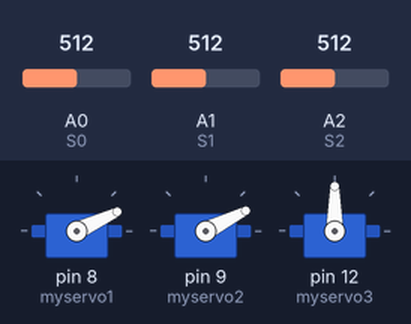
Simulated run of this sketch. Board: Arduino Uno, built with avr-gcc and run on an emulated ATmega328P. On the bench: 3 × servo. Inputs (shaded band) come from the test bench; at power-on: A0 (S0) = 512, A1 (S1) = 512, A2 (S2) = 512.

Above: at 1.4 s.
1.5 s: A0 (S0) set to 716
At 3.3 s:
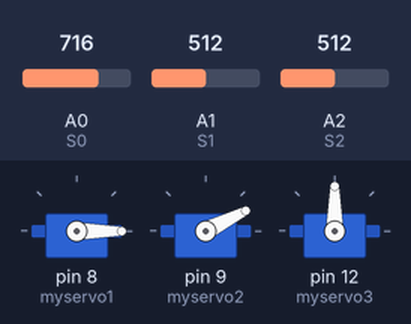
3.7 s: A1 (S1) set to 716
At 5.3 s:
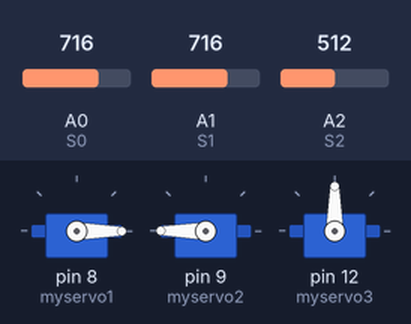
5.6 s: A0 (S0) set to 511
At 7.6 s:
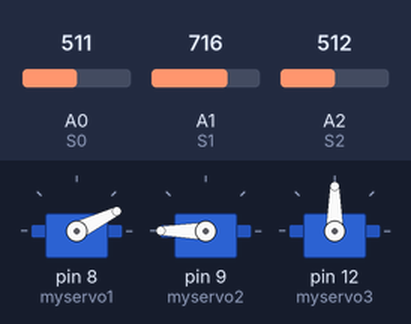
7.9 s: A1 (S1) set to 306
At 8.8 s:
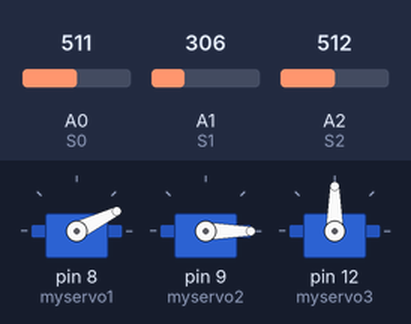
9.8 s: A0 (S0) set to 306
At 11.3 s:
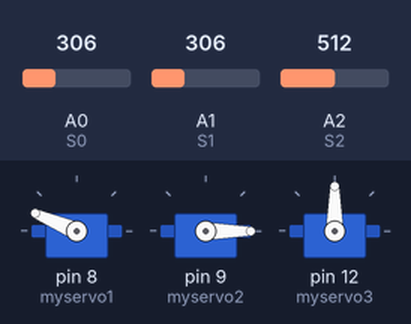
12.1 s: A1 (S1) set to 511
At 13.5 s:
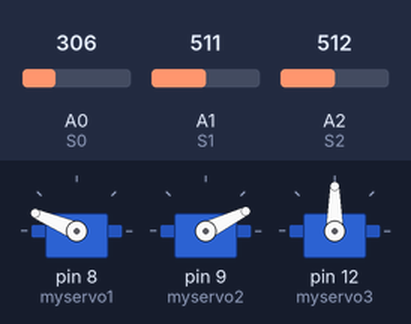
Timing chart, 0 to 15.0 s (numbered marks = the images above; inputs shaded):
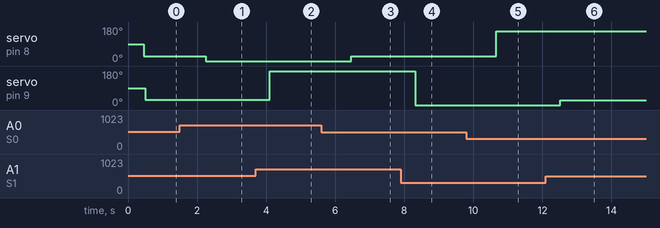

The sketch:

robotic-arm.ino
```cpp
#include <Servo.h>

#define S0 A0    //Sensor Pin S0

#define S1 A1     //Sensor Pin S1

#define S2 A2    //Sensor Pin S2


Servo myservo1;

Servo myservo2;

Servo myservo3;


int sensorValue1 = 0;

int sensorValue2= 0;

int sensorValue3= 0;

int val1, val2, val3;


void setup()

{


 myservo1.attach(8);

 myservo2.attach(9);

 myservo3.attach(12);

}
void loop()

{
//Reading Analog Value

  int sensorValue1 = analogRead(S0);

 delay(150);

 int sensorValue2 = analogRead(S1);

 delay(150);
int sensorValue3 = analogRead(S2);


//Displaying Analog Value

 Serial.print("sensorValue");
  Serial.print("  ");

Serial.print("sensorValue1");
  Serial.print("  ");

  Serial.print("sensorValue2  ");
Serial.print("  ");
 delay(150);

//Action


 val1 = map (sensorValue1, 552, 270, 0, 180);         //mapped values from flexsensor1

 myservo1.write(val1);

 delay(50);


 val2 = map (sensorValue2, 477, 710, 0 , 180);                //mapped values from flexsensor2

  myservo2.write(val2);

 delay(50);

val3 = map (val3, 237, 340, 0 , 180);     //mapped values from flexsensor3

delay(50);
}
```

Measured:
- after the input at 1.5 s, servo on pin 8 (myservo1): 25° → 0° after 0.75 s
- after the input at 3.7 s, servo on pin 9 (myservo2): 27° → 180° after 0.41 s
- after the input at 5.6 s, servo on pin 8 (myservo1): 0° → 26° after 0.86 s
- after the input at 7.9 s, servo on pin 9 (myservo2): 180° → 0° after 0.41 s
- after the input at 9.8 s, servo on pin 8 (myservo1): 26° → 157° after 0.87 s
- after the input at 12.1 s, servo on pin 9 (myservo2): 0° → 26° after 0.42 s
